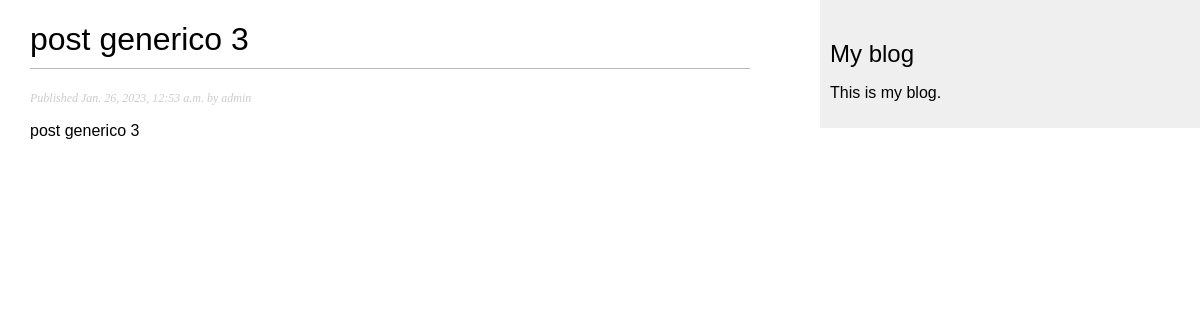
The page /blog/2023/1/26/post-generico-3/ on the database its author committed.
### blog/models.py (models this page shows, shortened)
class Post(models.Model):
    class Status(models.TextChoices):
        DRAFT = 'DF', 'Draft'
        PUBLISHED = 'PB', 'Published'
    title = models.CharField(max_length=250)
    slug = models.SlugField(
        max_length=250,
        unique_for_date = 'publish'
        )
    author = models.ForeignKey(
        User,
        on_delete=models.CASCADE,
        related_name='blog_posts'
    )
    body = models.TextField()
    publish = models.DateTimeField(default=timezone.now)
    created = models.DateTimeField(auto_now_add=True)
    updated = models.DateTimeField(auto_now=True)
    status = models.CharField(
        max_length=2,
        choices=Status.choices,
        default = Status.DRAFT
    )
    objects = models.Manager() # The default manager.
    published = PublishedManager() # Our custom manager.
    class Meta:
        ordering = ['-publish']
        indexes = [
            models.Index(fields=['-publish']),
        ]

### blog/views.py (the view)
def post_detail(request, year, month, day, post):
    post = get_object_or_404(
        Post,
        status=Post.Status.PUBLISHED,
        slug=post,
        publish__year=year,
        publish__month=month,
        publish__day=day
    )
    return render(
        request,
        'blog/post/detail.html',
        {'post': post}
    )

### blog/templates/blog/post/detail.html (shortened to what this page needs)
{% extends "blog/base.html" %}
{% block content %}
    <h1>{{ post.title }}</h1>
    <p class="date">
        Published {{ post.publish }} by {{ post.author }}
    </p>
    {{ post.body|linebreaks }}
{% endblock %}

### blog/static/css/blog.css (style rules this page uses)
body { margin:0; padding:0; font-family:helvetica, sans-serif; }
h1 { font-weight:normal; border-bottom:1px solid #bbb; padding:0 0 10px 0; }
p.date { color:#ccc; font-family: georgia, serif; font-size: 12px; font-style: italic; }

### rows shown on the page
Post: title "post generico 3", publish "Jan. 26, 2023, 12:53 a.m.", author "admin", body "post generico 3"
